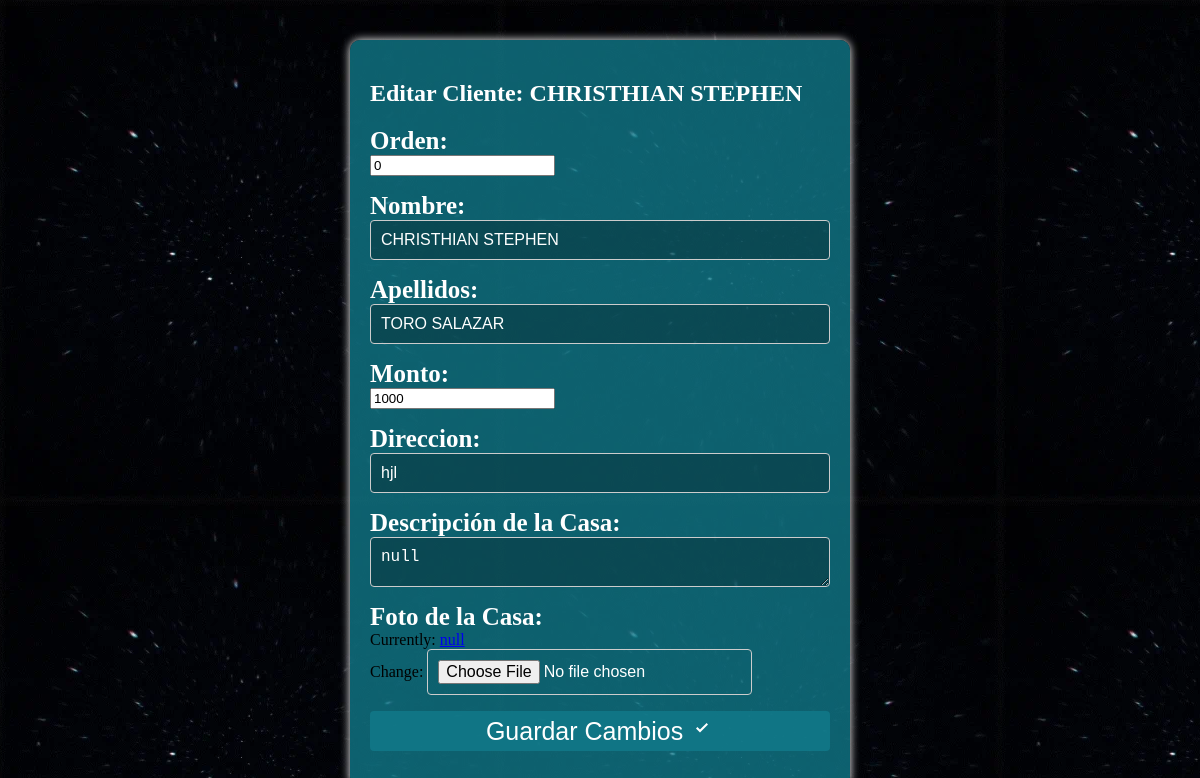
Screenshot of /prestamosapp/clientes/76/edit/ with the database file from the repository.
### prestamosapp/models.py (models this page shows, shortened)
class Cliente(models.Model):
    nombre = models.CharField(max_length=100)
    apellidos = models.CharField(max_length=100)
    monto = models.IntegerField()  # Amount of the loan
    monto_mas_interes = models.DecimalField(max_digits=10, decimal_places=2, blank=True, null=True)  # Loan amount + 20% interest
    couta_diaria = models.DecimalField(max_digits=10, decimal_places=2, blank=True, null=True)  # Daily installment
    saldo = models.DecimalField(max_digits=10, decimal_places=2, blank=True, null=True)  # Remaining balance
    direccion = models.CharField(max_length=100)
    descripcion_casa = models.TextField(default='null', verbose_name="Descripción de la Casa")
    foto_casa = models.ImageField(default='null', verbose_name="Foto de la Casa", upload_to='articulos')
    fecha_de_creacion = models.DateTimeField(auto_now_add=True)
    ultima_fecha_de_edicion = models.DateTimeField(auto_now=True)
    order = models.SmallIntegerField(default=0, verbose_name="Orden")
    saldo = models.DecimalField(max_digits=10, decimal_places=2, default=0)
    class Meta:
        verbose_name = "Tu cliente"
        verbose_name_plural = "Tus Clientes"
        ordering = ['order']

### prestamosapp/views.py (the view)
# urls.py: path('clientes/<int:cliente_id>/edit/', views.edit_cliente, name='edit_cliente'),
def edit_cliente(request, cliente_id):
    cliente = get_object_or_404(Cliente, pk=cliente_id)
    if request.method == 'POST':
        form = ClienteForm(request.POST, request.FILES, instance=cliente)
        if form.is_valid():
            form.save()
            return redirect('prestamosapp:cliente_list')  # Redirect to client list or detail view
    else:
        form = ClienteForm(instance=cliente)
    context = {
        'form': form,
        'cliente': cliente,
    }
    return render(request, 'edit_cliente.html', context)

### prestamosapp/forms.py (shortened to what this page needs)
class ClienteForm(forms.ModelForm):
    class Meta:
        model = Cliente
        fields = ['order','nombre', 'apellidos', 'monto', 'direccion', 'descripcion_casa', 'foto_casa']
        widgets = {
            'monto_mas_interes': forms.TextInput(attrs={'readonly': 'readonly'}),
            'saldo': forms.TextInput(attrs={'readonly': 'readonly'}),
        }

### prestamosapp/templates/edit_cliente.html (shortened to what this page needs)
{% load static%}
{% block content %}
<link rel="stylesheet" href="{%static  '/css/editar_cliente.css'%}">
  <div class="form_wrapper">
    <h2>Editar Cliente: {{ cliente.nombre }}</h2>
  <form method="post" enctype="multipart/form-data">
    {{ form.as_p }}
    <button class="btn" type="submit">Guardar Cambios <svg xmlns="http://www.w3.org/2000/svg" height="24px" viewBox="0 -960 960 960" width="24px" fill="white"><path d="M400-304 240-464l56-56 104 104 264-264 56 56-320 320Z"/></svg></button>
  </form>
</div>
{% endblock %}

### prestamosapp/static/css/editar_cliente.css (style rules this page uses)
.form_wrapper { box-sizing: border-box; max-width: 500px; margin: 5px auto; padding: 20px; background-color: #117b8bc8; border-radius: 10px; background-size: cover; background-position: -700px ; box-shadow: 0px 0px 10px white; margin-top: 40px; }
h2 { color:white; }
label { display: block; margin-bottom: 2px auto; font-weight: bold; color:white; font-size: 25px; }
input[type="text"], textarea, select { color:white; font-size: 30px; width: 100%; padding: 10px; font-size: 16px; border: 1px solid #ccc; border-radius: 4px; box-sizing: border-box; background-color: rgba(0, 0, 0, 0.251); }
textarea { height:50px; }
input[type="file"] { padding: 10px; font-size: 16px; border: 1px solid #ccc; border-radius: 4px; box-sizing: border-box; color:white; }
.btn { display: inline-block; width:100%; height: 40px; font-size: 16px; color: #fff; background-color: transparent; border:none; border-radius: 4px; cursor: pointer; text-decoration: none; text-align: center; transition: background-color 0.3s; font-size: 25px; background-color: #117b8bc8; }

### rows the page displays
Cliente: nombre "CHRISTHIAN STEPHEN", order "0", apellidos "TORO SALAZAR", monto "1000", direccion "hjl", descripcion_casa "null"
